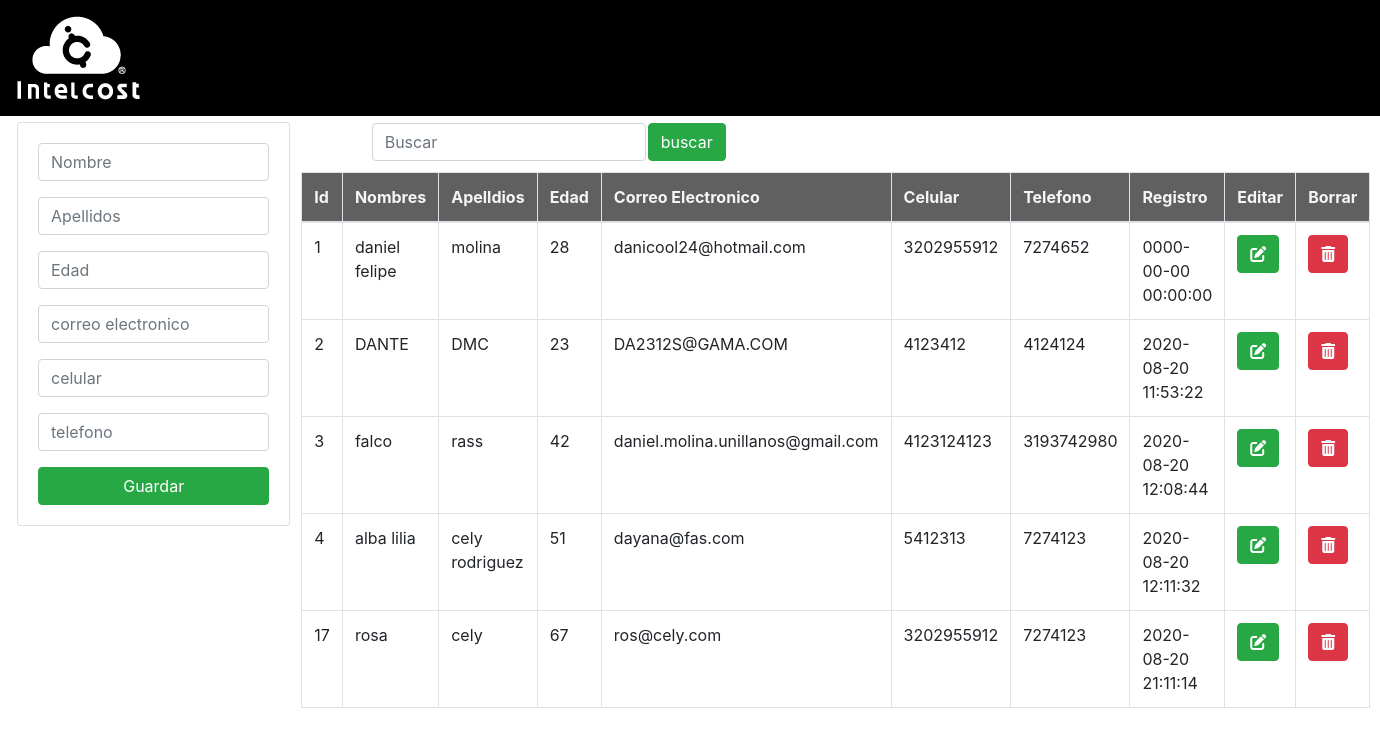
The page / on the database its author committed.
### tables this page shows
CREATE TABLE `proveedores` (
  `id` int(11) NOT NULL,
  `nombres` varchar(60) NOT NULL,
  `apellidos` varchar(60) NOT NULL,
  `edad` smallint(6) NOT NULL,
  `correp_electronico` varchar(150) NOT NULL,
  `celular` bigint(20) NOT NULL,
  `telefono` varchar(20) DEFAULT NULL,
  `registro` datetime NOT NULL DEFAULT current_timestamp()
);

### index.php (the view, shortened to what this page needs)
<?php include("conexion.php"); ?>
<?php include("include/header.php") ?>
<div class="container " style="margin-left:2px;margin-top: 6px;padding-right: 100px">
    <div class="row">
        <div class="col-md-4">
            <div class="card card-body" style="width: 85%;">
                <form action="guardar.php" method="POST">
                    <div class="form-group">
                        <input type="text" name="nombres" class="form-control" placeholder="Nombre" maxlength="60" onkeyup="this.value = Text(this.value)" value="" maxlength="60" autofocus required>
                    </div>
                    <div class="form-group">
                        <input type="text" name="apellidos" class="form-control" placeholder="Apellidos" maxlength="60" onkeyup="this.value = Text(this.value)" value="" required>
                    </div>
                    <div class="form-group">
                        <input type="text" name="edad" class="form-control" placeholder="Edad" onkeyup="this.value = Num(this.value)" maxlength="2" value="" required>
                    </div>
                    <div class="form-group">
                        <input type="text" name="correo" class="form-control" placeholder="correo electronico" required>
                    </div>
                    <div class="form-group">
                        <input type="text" name="celular" class="form-control" placeholder="celular" minlength="10" maxlength="10" required onkeyup="this.value = Num(this.value)">
                    </div>
                    <div class="form-group">
                        <input type="text" name="telefono" class="form-control" placeholder="telefono" maxlength="20">
                    </div>
                    <input type="submit" value="Guardar" class="btn btn-success btn-block" name="guardar">
                </form>
            </div>
        </div>
        <div class="col-md-8 ">
            <form action="buscar.php" method="POST">
                <table>
                    <thead>
                        <th></th>
                        <th><input type="text" name="dato" class="form-control" placeholder="Buscar"></th>
                        <th><input type="submit" value="buscar" class="btn btn-success btn-block" name="buscar"></th>
                    </thead>
                </table>
            </form>
            <table class="table table-bordered" style="margin-left: -10%;margin-top: 10px;">
                <thead>
                    <tr class="success" style="color:whitesmoke;background-color:#616060;">
                        <th scope="col">Id</th>
                        <th scope="col">Nombres</th>
                        <th scope="col">Apelldios</th>
                        <th scope="col">Edad</th>
                        <th scope="col">Correo Electronico</th>
                        <th scope="col">Celular</th>
                        <th scope="col">Telefono</th>
                        <th scope="col">Registro</th>
                        <th scope="col">Editar</th>
                        <th scope="col">Borrar</th>
                    </tr>
                </thead>
                <tbody>
                    <?php
                    $query = "SELECT * FROM `proveedores`;";
                    $res = mysqli_query($con, $query);
                    while ($fila = mysqli_fetch_array($res)) { ?>
                        <tr scope="row">
                            <td><?php echo $fila["id"] ?></td>
                            <td><?php echo $fila["nombres"] ?></td>
                            <td><?php echo $fila["apellidos"] ?></td>
                            <td><?php echo $fila["edad"] ?></td>
                            <td><?php echo $fila["correp_electronico"] ?></td>
                            <td><?php echo $fila["celular"] ?></td>
                            <td><?php echo $fila["telefono"] ?></td>
                            <td><?php echo $fila["registro"] ?></td>
                            <td><a href="editar.php?id=<?php echo $fila["id"] ?>" class="btn btn-success"><i class="fas fa-edit"></i></a></td>
                            <td><a href="eliminar.php?id=<?php echo $fila["id"] ?>" class="btn btn-danger"><i class="fas fa-trash-alt"></i></a></td>
                        </tr>
                    <?php } ?>
                </tbody>
            </table>
        </div>
    </div>
</div>
<?php include("include/pie_pagina.php") ?>

### include/header.php (shortened to what this page needs)
<!DOCTYPE html>
<html lang="en">
<head>
    <link rel="stylesheet" href="https://stackpath.bootstrapcdn.com/bootstrap/4.5.2/css/bootstrap.min.css">
</head>
<body>
    <nav class="navbar navbar-dark " style="background-color: #000000!important;;">
        <div >
            <a href="index.php" class="btn-block"><img src="include/imagen/logo.png"></a>
        </div>
    </nav>

### include/pie_pagina.php (shortened to what this page needs)
</body>
</html>

### rows shown on the page
proveedores: id "1", nombres "daniel felipe", apellidos "molina", edad "28", correp_electronico "danicool24@hotmail.com", celular "3202955912", telefono "7274652", registro "0000-00-00 00:00:00"
proveedores: id "2", nombres "DANTE", apellidos "DMC", edad "23", correp_electronico "DA2312S@GAMA.COM", celular "4123412", telefono "4124124", registro "2020-08-20 11:53:22"
proveedores: id "3", nombres "falco", apellidos "rass", edad "42", correp_electronico "daniel.molina.unillanos@gmail.com", celular "4123124123", telefono "3193742980", registro "2020-08-20 12:08:44"
proveedores: id "4", nombres "alba lilia", apellidos "cely rodriguez", edad "51", correp_electronico "dayana@fas.com", celular "5412313", telefono "7274123", registro "2020-08-20 12:11:32"
proveedores: id "17", nombres "rosa", apellidos "cely", edad "67", correp_electronico "ros@cely.com", celular "3202955912", telefono "7274123", registro "2020-08-20 21:11:14"
